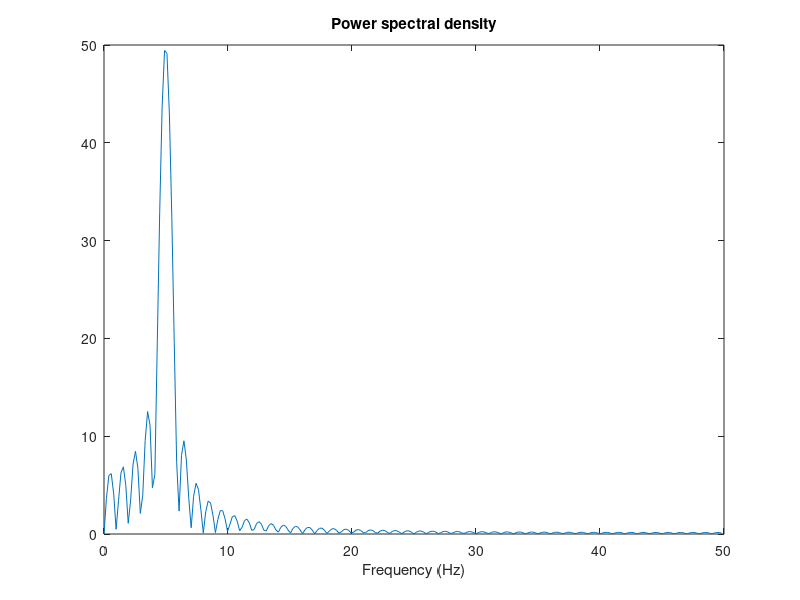

Source code (MATLAB):
close all;

N=512;
fa=100;

t = 0:1/fa:1;
% x = sin(2*pi*50*t) + sin(2*pi*120*t);
x = sin(2*pi*5*t);

y = x;


Y = fft(y,N);

Y = Y(1:N/2);

Pyy = abs(Y);
% f = fa/N*(1:N);

f = (0:N/2-1)*fa/N;

figure;
plot(f,Pyy)
title('Power spectral density')
xlabel('Frequency (Hz)')